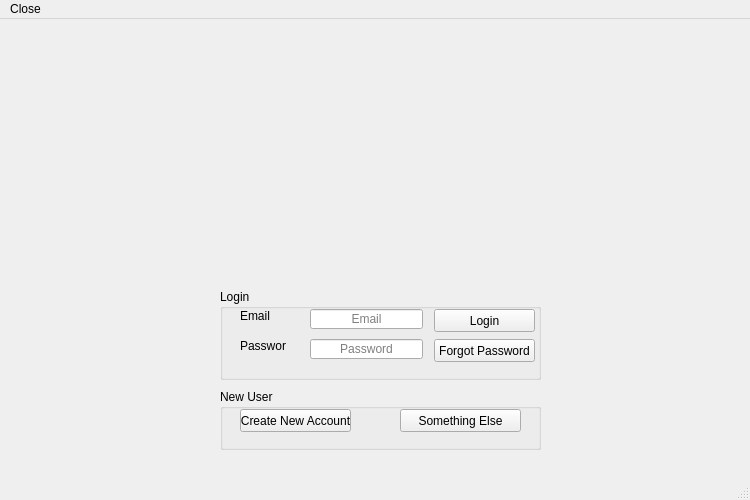
<?xml version="1.0" encoding="UTF-8"?>
<ui version="4.0">
 <class>MainWindow</class>
 <widget class="QMainWindow" name="MainWindow">
  <property name="geometry">
   <rect>
    <x>0</x>
    <y>0</y>
    <width>750</width>
    <height>500</height>
   </rect>
  </property>
  <property name="sizePolicy">
   <sizepolicy hsizetype="Fixed" vsizetype="Fixed">
    <horstretch>200</horstretch>
    <verstretch>100</verstretch>
   </sizepolicy>
  </property>
  <property name="windowTitle">
   <string>MainWindow</string>
  </property>
  <property name="windowFilePath">
   <string notr="true"/>
  </property>
  <widget class="QWidget" name="centralWidget">
   <widget class="QGroupBox" name="groupBox_2">
    <property name="geometry">
     <rect>
      <x>220</x>
      <y>370</y>
      <width>321</width>
      <height>61</height>
     </rect>
    </property>
    <property name="title">
     <string>New User</string>
    </property>
    <widget class="QPushButton" name="pushButton_2">
     <property name="geometry">
      <rect>
       <x>20</x>
       <y>20</y>
       <width>111</width>
       <height>23</height>
      </rect>
     </property>
     <property name="text">
      <string>Create New Account</string>
     </property>
    </widget>
    <widget class="QPushButton" name="pushButton_3">
     <property name="geometry">
      <rect>
       <x>180</x>
       <y>20</y>
       <width>121</width>
       <height>23</height>
      </rect>
     </property>
     <property name="text">
      <string>Something Else</string>
     </property>
    </widget>
   </widget>
   <widget class="QGroupBox" name="groupBox">
    <property name="geometry">
     <rect>
      <x>220</x>
      <y>270</y>
      <width>321</width>
      <height>91</height>
     </rect>
    </property>
    <property name="title">
     <string>Login</string>
    </property>
    <widget class="QLineEdit" name="lineEdit">
     <property name="geometry">
      <rect>
       <x>90</x>
       <y>20</y>
       <width>113</width>
       <height>20</height>
      </rect>
     </property>
     <property name="autoFillBackground">
      <bool>false</bool>
     </property>
     <property name="alignment">
      <set>Qt::AlignCenter</set>
     </property>
     <property name="placeholderText">
      <string>Email</string>
     </property>
    </widget>
    <widget class="QLineEdit" name="lineEdit_2">
     <property name="geometry">
      <rect>
       <x>90</x>
       <y>50</y>
       <width>113</width>
       <height>20</height>
      </rect>
     </property>
     <property name="alignment">
      <set>Qt::AlignCenter</set>
     </property>
     <property name="placeholderText">
      <string>Password</string>
     </property>
    </widget>
    <widget class="QLabel" name="label_4">
     <property name="geometry">
      <rect>
       <x>20</x>
       <y>20</y>
       <width>46</width>
       <height>13</height>
      </rect>
     </property>
     <property name="text">
      <string>Email</string>
     </property>
    </widget>
    <widget class="QLabel" name="label_5">
     <property name="geometry">
      <rect>
       <x>20</x>
       <y>50</y>
       <width>46</width>
       <height>13</height>
      </rect>
     </property>
     <property name="text">
      <string>Password</string>
     </property>
    </widget>
    <widget class="QPushButton" name="pushButton">
     <property name="geometry">
      <rect>
       <x>214</x>
       <y>20</y>
       <width>101</width>
       <height>23</height>
      </rect>
     </property>
     <property name="text">
      <string>Login</string>
     </property>
    </widget>
    <widget class="QPushButton" name="pushButton_4">
     <property name="geometry">
      <rect>
       <x>214</x>
       <y>50</y>
       <width>101</width>
       <height>23</height>
      </rect>
     </property>
     <property name="text">
      <string>Forgot Password</string>
     </property>
    </widget>
   </widget>
  </widget>
  <widget class="QMenuBar" name="menuBar">
   <property name="geometry">
    <rect>
     <x>0</x>
     <y>0</y>
     <width>750</width>
     <height>21</height>
    </rect>
   </property>
   <widget class="QMenu" name="menuClose">
    <property name="title">
     <string>Close</string>
    </property>
    <addaction name="actionExit"/>
   </widget>
   <addaction name="menuClose"/>
  </widget>
  <widget class="QStatusBar" name="statusBar"/>
  <action name="actionExit">
   <property name="text">
    <string>Exit</string>
   </property>
  </action>
 </widget>
 <layoutdefault spacing="6" margin="11"/>
 <resources/>
 <connections/>
</ui>
